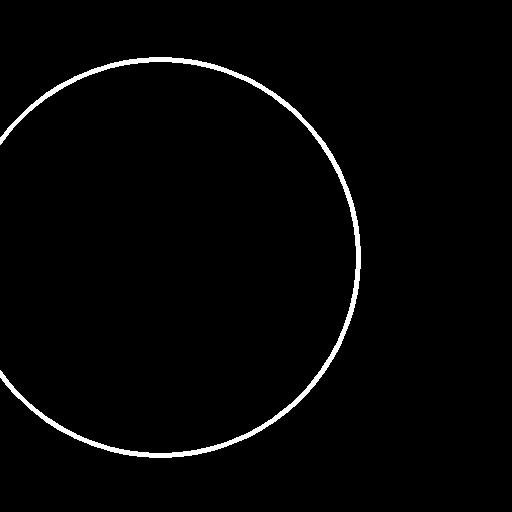
#> input picture controlnet/conditioning_image_1.png, 512 x 512 px
$ python -i utils_ootd.py   (imports and definitions only)   (Python 2 division)
#> lines starting #> are read from the running program, lines starting #| are printed output that depends on the picture; after the words box and inside, x2 and y2 are one past the last pixel; in counts of white or black regions, pixels touching at a corner belong together
#> further down, picture is the input picture: shape (512, 512); min 0, max 255, mean 4.8
import pdb

import numpy as np
import cv2
from PIL import Image, ImageDraw

label_map = {
    "background": 0,
    "hat": 1,
    "hair": 2,
    "sunglasses": 3,
    "upper_clothes": 4,
    "skirt": 5,
    "pants": 6,
    "dress": 7,
    "belt": 8,
    "left_shoe": 9,
    "right_shoe": 10,
    "head": 11,
    "left_leg": 12,
    "right_leg": 13,
    "left_arm": 14,
    "right_arm": 15,
    "bag": 16,
    "scarf": 17,
}

def extend_arm_mask(wrist, elbow, scale):
  wrist = elbow + scale * (wrist - elbow)
  return wrist

def hole_fill(img):
    img = np.pad(img[1:-1, 1:-1], pad_width = 1, mode = 'constant', constant_values=0)
    img_copy = img.copy()
    mask = np.zeros((img.shape[0] + 2, img.shape[1] + 2), dtype=np.uint8)

    cv2.floodFill(img, mask, (0, 0), 255)
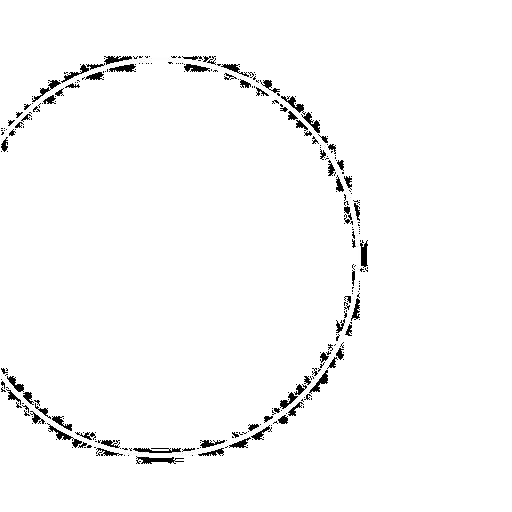
#> img: shape (512, 512); min 0, max 255, mean 249
    img_inverse = cv2.bitwise_not(img)
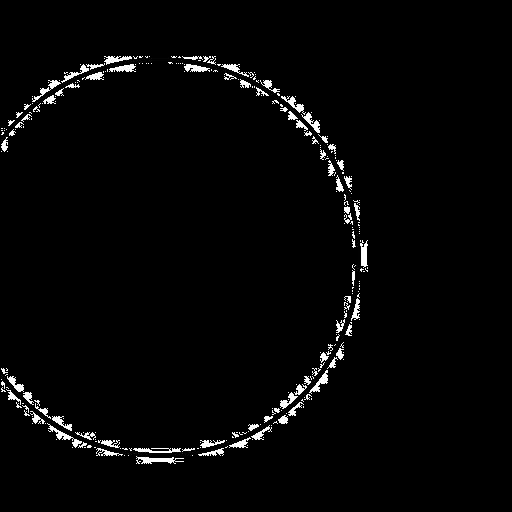
#> img_inverse: shape (512, 512); min 0, max 255, mean 6
    dst = cv2.bitwise_or(img_copy, img_inverse)
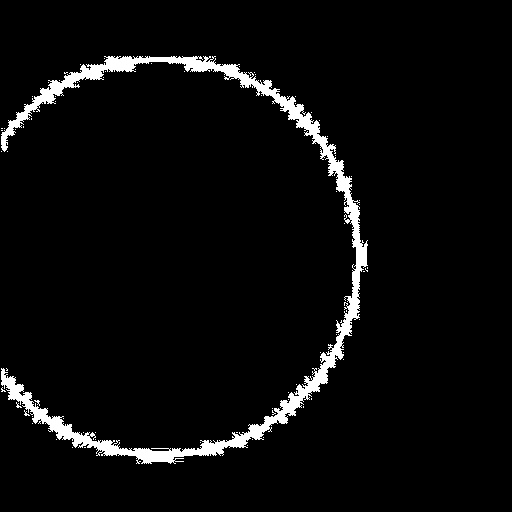
#> dst: shape (512, 512); 4.2% white; 73 white regions (72 under 20 px), largest, box (x1, y1, x2, y2) and area: (1, 56, 368, 464) 10930
    return dst

# [98 lines left out: functions refine_mask, get_mask_location, not called in this run]

>>> import cv2
>>> picture = cv2.imread('conditioning_image_1.png', cv2.IMREAD_GRAYSCALE)
>>> result = hole_fill(picture)

$ run again, on controlnet/conditioning_image_2.png
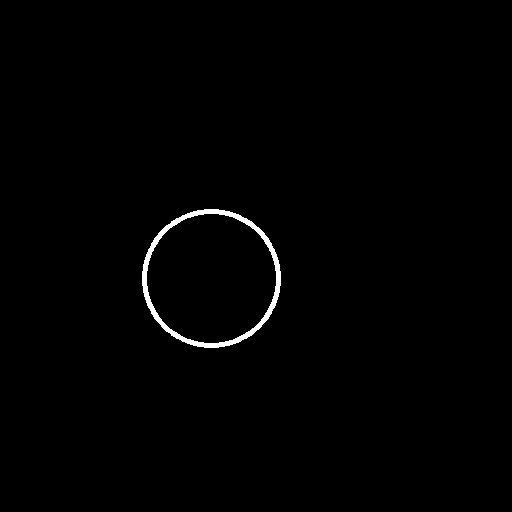
#> input picture controlnet/conditioning_image_2.png, 512 x 512 px
#> picture: shape (512, 512); 0.8% white; 1 white region, box (x1, y1, x2, y2) and area: (142, 209, 281, 348) 2104
#> in hole_fill, `cv2.floodFill(img, mask, (0, 0), 255)`:
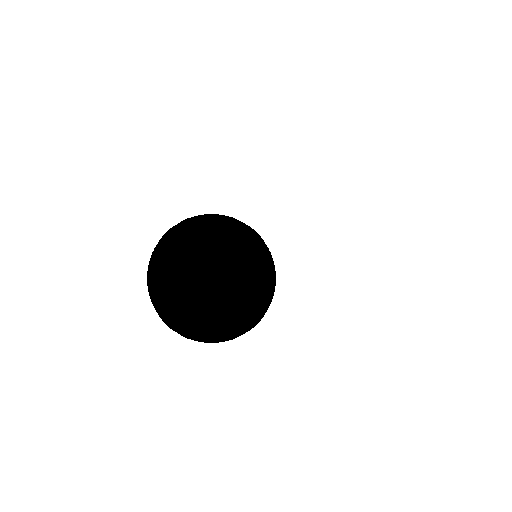
#> img: shape (512, 512); 95% white; 1 black region, box (x1, y1, x2, y2) and area: (147, 214, 276, 343) 13061
#> in hole_fill, `dst = cv2.bitwise_or(img_copy, img_inverse)`:
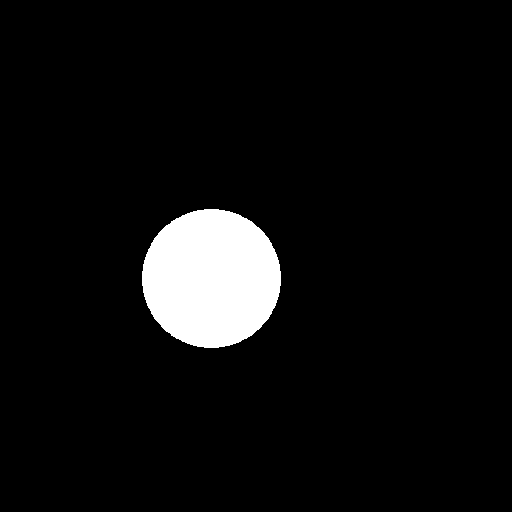
#> dst: shape (512, 512); 5.8% white; 1 white region, box (x1, y1, x2, y2) and area: (142, 209, 281, 348) 15165
